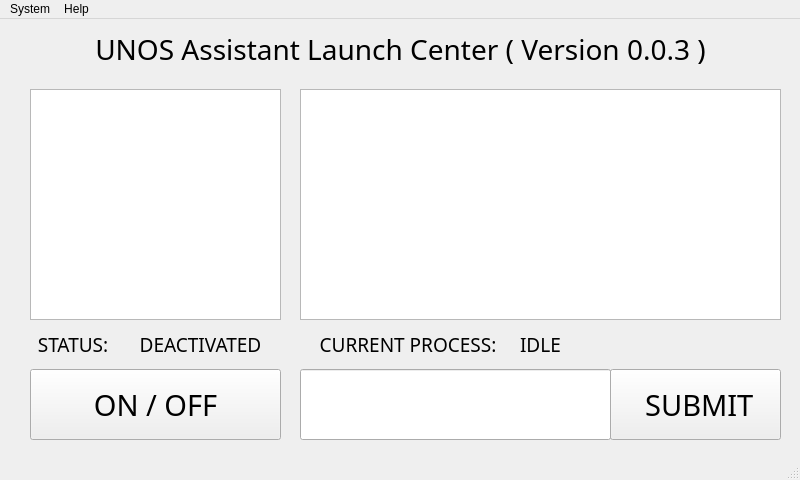
<?xml version="1.0" encoding="UTF-8"?>
<ui version="4.0">
 <class>UNOSwindow</class>
 <widget class="QMainWindow" name="UNOSwindow">
  <property name="geometry">
   <rect>
    <x>0</x>
    <y>0</y>
    <width>800</width>
    <height>480</height>
   </rect>
  </property>
  <property name="windowTitle">
   <string>UNOS Assistant Launch Center</string>
  </property>
  <widget class="QWidget" name="centralwidget">
   <widget class="QLabel" name="titleLabel">
    <property name="geometry">
     <rect>
      <x>0</x>
      <y>0</y>
      <width>801</width>
      <height>61</height>
     </rect>
    </property>
    <property name="font">
     <font>
      <family>Industry-Book</family>
      <pointsize>21</pointsize>
     </font>
    </property>
    <property name="text">
     <string>UNOS Assistant Launch Center ( Version 0.0.3 )</string>
    </property>
    <property name="alignment">
     <set>Qt::AlignCenter</set>
    </property>
   </widget>
   <widget class="QPushButton" name="activateButton">
    <property name="geometry">
     <rect>
      <x>30</x>
      <y>350</y>
      <width>251</width>
      <height>71</height>
     </rect>
    </property>
    <property name="font">
     <font>
      <family>Industry-Book</family>
      <pointsize>22</pointsize>
     </font>
    </property>
    <property name="text">
     <string>ON / OFF</string>
    </property>
   </widget>
   <widget class="QTextBrowser" name="unosOutput">
    <property name="geometry">
     <rect>
      <x>300</x>
      <y>70</y>
      <width>481</width>
      <height>231</height>
     </rect>
    </property>
   </widget>
   <widget class="QTextBrowser" name="configOutput">
    <property name="geometry">
     <rect>
      <x>30</x>
      <y>70</y>
      <width>251</width>
      <height>231</height>
     </rect>
    </property>
   </widget>
   <widget class="QLabel" name="statusText">
    <property name="geometry">
     <rect>
      <x>30</x>
      <y>310</y>
      <width>91</width>
      <height>31</height>
     </rect>
    </property>
    <property name="font">
     <font>
      <family>Industry-Book</family>
      <pointsize>14</pointsize>
     </font>
    </property>
    <property name="text">
     <string>STATUS: </string>
    </property>
    <property name="alignment">
     <set>Qt::AlignCenter</set>
    </property>
   </widget>
   <widget class="QLabel" name="statusLabel">
    <property name="geometry">
     <rect>
      <x>120</x>
      <y>310</y>
      <width>161</width>
      <height>31</height>
     </rect>
    </property>
    <property name="font">
     <font>
      <family>Industry-Book</family>
      <pointsize>14</pointsize>
     </font>
    </property>
    <property name="text">
     <string>DEACTIVATED</string>
    </property>
    <property name="alignment">
     <set>Qt::AlignCenter</set>
    </property>
   </widget>
   <widget class="QLabel" name="currentText">
    <property name="geometry">
     <rect>
      <x>300</x>
      <y>310</y>
      <width>221</width>
      <height>31</height>
     </rect>
    </property>
    <property name="font">
     <font>
      <family>Industry-Book</family>
      <pointsize>14</pointsize>
     </font>
    </property>
    <property name="text">
     <string>CURRENT PROCESS: </string>
    </property>
    <property name="alignment">
     <set>Qt::AlignCenter</set>
    </property>
   </widget>
   <widget class="QLabel" name="processLabel">
    <property name="geometry">
     <rect>
      <x>520</x>
      <y>310</y>
      <width>261</width>
      <height>31</height>
     </rect>
    </property>
    <property name="font">
     <font>
      <family>Industry-Book</family>
      <pointsize>14</pointsize>
     </font>
    </property>
    <property name="text">
     <string>IDLE</string>
    </property>
    <property name="alignment">
     <set>Qt::AlignLeading|Qt::AlignLeft|Qt::AlignVCenter</set>
    </property>
   </widget>
   <widget class="QPushButton" name="submitButton">
    <property name="geometry">
     <rect>
      <x>610</x>
      <y>350</y>
      <width>171</width>
      <height>71</height>
     </rect>
    </property>
    <property name="font">
     <font>
      <family>Industry-Book</family>
      <pointsize>22</pointsize>
     </font>
    </property>
    <property name="text">
     <string> SUBMIT</string>
    </property>
   </widget>
   <widget class="QLineEdit" name="manualInput">
    <property name="geometry">
     <rect>
      <x>300</x>
      <y>350</y>
      <width>311</width>
      <height>71</height>
     </rect>
    </property>
    <property name="font">
     <font>
      <family>Industry-Book</family>
      <pointsize>22</pointsize>
     </font>
    </property>
    <property name="text">
     <string/>
    </property>
   </widget>
  </widget>
  <widget class="QMenuBar" name="menubar">
   <property name="geometry">
    <rect>
     <x>0</x>
     <y>0</y>
     <width>800</width>
     <height>26</height>
    </rect>
   </property>
   <widget class="QMenu" name="systemMenu">
    <property name="title">
     <string>System</string>
    </property>
    <addaction name="preferencesButton"/>
   </widget>
   <widget class="QMenu" name="helpMenu">
    <property name="title">
     <string>Help</string>
    </property>
    <addaction name="aboutButton"/>
    <addaction name="separator"/>
    <addaction name="troubleshootingButton"/>
   </widget>
   <addaction name="systemMenu"/>
   <addaction name="helpMenu"/>
  </widget>
  <widget class="QStatusBar" name="statusbar"/>
  <action name="actionAbout_UNOS">
   <property name="text">
    <string>About UNOS</string>
   </property>
  </action>
  <action name="preferencesButton">
   <property name="text">
    <string>Preferences</string>
   </property>
  </action>
  <action name="aboutButton">
   <property name="text">
    <string>About UNOS</string>
   </property>
  </action>
  <action name="troubleshootingButton">
   <property name="text">
    <string>Troubleshooting</string>
   </property>
  </action>
 </widget>
 <resources/>
 <connections/>
</ui>
